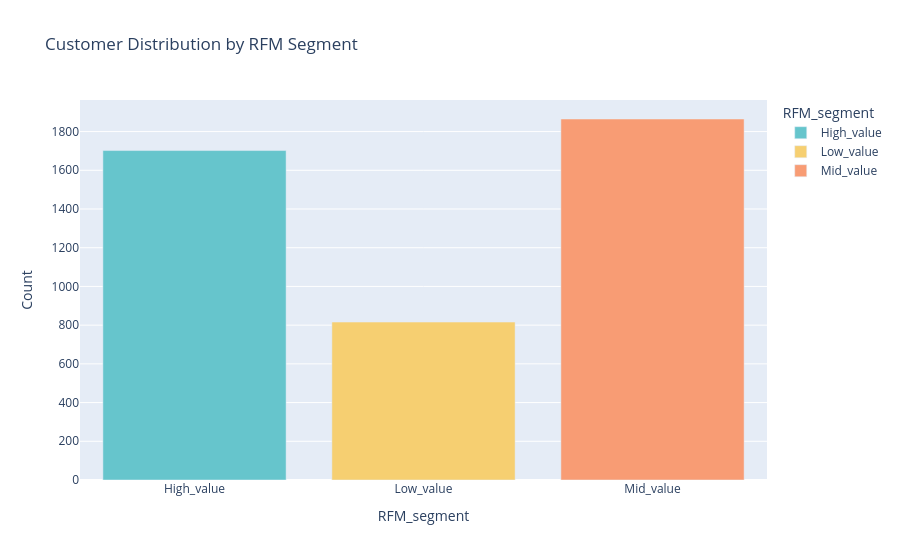

Notebook cell for this chart:
### Code cell
fig = px.bar(segment_counts,
             x='RFM_segment',
             y='Count',
             title='Customer Distribution by RFM Segment',
             color='RFM_segment',
             color_discrete_sequence=px.colors.qualitative.Pastel)
fig.show()

### Figure 1 — Plotly figure (JSON) as saved in the notebook; plotly's stock layout.template omitted (floating-point values rounded to 4 significant figures)
{"data": [{"hovertemplate": "RFM_segment=%{x}<br>Count=%{y}<extra></extra>", "legendgroup": "High_value", "marker": {"color": "rgb(102, 197, 204)", "pattern": {"shape": ""}}, "name": "High_value", "orientation": "v", "showlegend": true, "textposition": "auto", "type": "bar", "x": ["High_value"], "xaxis": "x", "y": [1702], "yaxis": "y"}, {"hovertemplate": "RFM_segment=%{x}<br>Count=%{y}<extra></extra>", "legendgroup": "Low_value", "marker": {"color": "rgb(246, 207, 113)", "pattern": {"shape": ""}}, "name": "Low_value", "orientation": "v", "showlegend": true, "textposition": "auto", "type": "bar", "x": ["Low_value"], "xaxis": "x", "y": [816], "yaxis": "y"}, {"hovertemplate": "RFM_segment=%{x}<br>Count=%{y}<extra></extra>", "legendgroup": "Mid_value", "marker": {"color": "rgb(248, 156, 116)", "pattern": {"shape": ""}}, "name": "Mid_value", "orientation": "v", "showlegend": true, "textposition": "auto", "type": "bar", "x": ["Mid_value"], "xaxis": "x", "y": [1865], "yaxis": "y"}], "layout": {"barmode": "relative", "legend": {"title": {"text": "RFM_segment"}, "tracegroupgap": 0}, "title": {"text": "Customer Distribution by RFM Segment"}, "xaxis": {"anchor": "y", "categoryarray": ["High_value", "Low_value", "Mid_value"], "categoryorder": "array", "domain": [0, 1], "title": {"text": "RFM_segment"}}, "yaxis": {"anchor": "x", "domain": [0, 1], "title": {"text": "Count"}}}}
